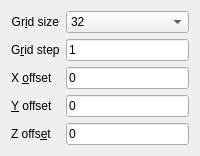
           <widget class="QWidget" name="gridTab">
            <attribute name="title">
             <string>Grid</string>
            </attribute>
            <layout class="QGridLayout" name="gridLayout_10">
             <item row="0" column="0">
              <layout class="QFormLayout" name="formLayout">
               <item row="0" column="0">
                <widget class="QLabel" name="chunkSizeLabel">
                 <property name="text">
                  <string>Gr&amp;id size</string>
                 </property>
                 <property name="alignment">
                  <set>Qt::AlignRight|Qt::AlignTrailing|Qt::AlignVCenter</set>
                 </property>
                 <property name="buddy">
                  <cstring>chunkSizeBox</cstring>
                 </property>
                </widget>
               </item>
               <item row="0" column="1">
                <widget class="QComboBox" name="chunkSizeBox">
                 <property name="currentIndex">
                  <number>3</number>
                 </property>
                 <item>
                  <property name="text">
                   <string notr="true">4</string>
                  </property>
                 </item>
                 <item>
                  <property name="text">
                   <string notr="true">8</string>
                  </property>
                 </item>
                 <item>
                  <property name="text">
                   <string notr="true">16</string>
                  </property>
                 </item>
                 <item>
                  <property name="text">
                   <string notr="true">32</string>
                  </property>
                 </item>
                 <item>
                  <property name="text">
                   <string notr="true">64</string>
                  </property>
                 </item>
                 <item>
                  <property name="text">
                   <string notr="true">128</string>
                  </property>
                 </item>
                 <item>
                  <property name="text">
                   <string>256</string>
                  </property>
                 </item>
                 <item>
                  <property name="text">
                   <string>512</string>
                  </property>
                 </item>
                </widget>
               </item>
               <item row="1" column="0">
                <widget class="QLabel" name="chunkScaleLabel">
                 <property name="text">
                  <string>G&amp;rid step</string>
                 </property>
                 <property name="buddy">
                  <cstring>chunkScaleEdit</cstring>
                 </property>
                </widget>
               </item>
               <item row="1" column="1">
                <widget class="QLineEdit" name="chunkScaleEdit">
                 <property name="sizePolicy">
                  <sizepolicy hsizetype="Preferred" vsizetype="Fixed">
                   <horstretch>0</horstretch>
                   <verstretch>0</verstretch>
                  </sizepolicy>
                 </property>
                 <property name="minimumSize">
                  <size>
                   <width>0</width>
                   <height>0</height>
                  </size>
                 </property>
                 <property name="text">
                  <string>1</string>
                 </property>
                 <property name="placeholderText">
                  <string>positive real number</string>
                 </property>
                </widget>
               </item>
               <item row="2" column="0">
                <widget class="QLabel" name="xOffsetLabel">
                 <property name="text">
                  <string>X &amp;offset</string>
                 </property>
                 <property name="buddy">
                  <cstring>xOffsetEdit</cstring>
                 </property>
                </widget>
               </item>
               <item row="2" column="1">
                <widget class="QLineEdit" name="xOffsetEdit">
                 <property name="sizePolicy">
                  <sizepolicy hsizetype="Preferred" vsizetype="Fixed">
                   <horstretch>0</horstretch>
                   <verstretch>0</verstretch>
                  </sizepolicy>
                 </property>
                 <property name="text">
                  <string>0</string>
                 </property>
                 <property name="placeholderText">
                  <string>real number</string>
                 </property>
                </widget>
               </item>
               <item row="3" column="0">
                <widget class="QLabel" name="yOffsetLabel">
                 <property name="text">
                  <string>&amp;Y offset</string>
                 </property>
                 <property name="buddy">
                  <cstring>yOffsetEdit</cstring>
                 </property>
                </widget>
               </item>
               <item row="3" column="1">
                <widget class="QLineEdit" name="yOffsetEdit">
                 <property name="sizePolicy">
                  <sizepolicy hsizetype="Preferred" vsizetype="Fixed">
                   <horstretch>0</horstretch>
                   <verstretch>0</verstretch>
                  </sizepolicy>
                 </property>
                 <property name="text">
                  <string>0</string>
                 </property>
                 <property name="placeholderText">
                  <string>real number</string>
                 </property>
                </widget>
               </item>
               <item row="4" column="0">
                <widget class="QLabel" name="zOffsetLabel">
                 <property name="text">
                  <string>Z offs&amp;et</string>
                 </property>
                 <property name="buddy">
                  <cstring>zOffsetEdit</cstring>
                 </property>
                </widget>
               </item>
               <item row="4" column="1">
                <widget class="QLineEdit" name="zOffsetEdit">
                 <property name="sizePolicy">
                  <sizepolicy hsizetype="Preferred" vsizetype="Fixed">
                   <horstretch>0</horstretch>
                   <verstretch>0</verstretch>
                  </sizepolicy>
                 </property>
                 <property name="text">
                  <string>0</string>
                 </property>
                 <property name="placeholderText">
                  <string>real number</string>
                 </property>
                </widget>
               </item>
              </layout>
             </item>
            </layout>
           </widget>
